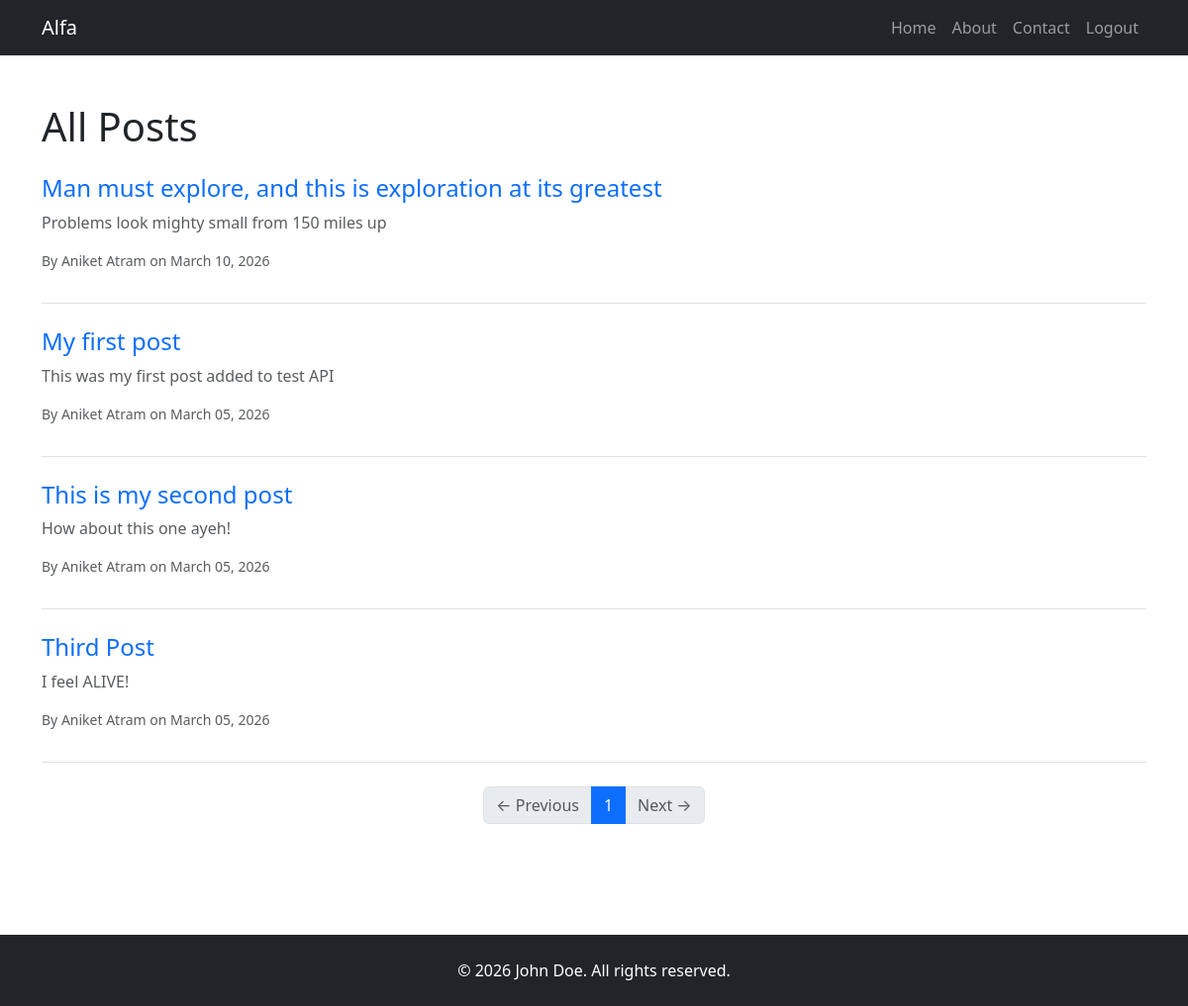
The page /all_posts (signed in) on the database its author committed.
### app/models/user.py (models this page shows, shortened)
class User(db.Model, UserMixin):
	__tablename__ = "users"
	id: Mapped[int] = mapped_column(Integer, primary_key=True)
	username: Mapped[str] = mapped_column(String(250), nullable=False, unique=True)
	email: Mapped[str] = mapped_column(String(100), nullable=False, unique=True)
	password: Mapped[str] = mapped_column(String(100), nullable=False)
	role: Mapped[str] = mapped_column(String(100), nullable=False, default="user")
	comments: Mapped[list["Comment"]] = relationship(back_populates="author", cascade="all, delete-orphan")

### app/models/post.py (models this page shows)
class Post(db.Model):
	__tablename__ = "blog_posts"
	id: Mapped[int] = mapped_column(Integer, primary_key=True)
	title: Mapped[str] = mapped_column(String(255),nullable=False)
	subtitle: Mapped[str] = mapped_column(String(255), nullable=False)
	body: Mapped[str] = mapped_column(Text, nullable=False)
	author: Mapped[str] = mapped_column(String(255), nullable=False)
	img_url: Mapped[str] = mapped_column(String(255), nullable=False)
	created_at: Mapped[datetime] = mapped_column(DateTime(timezone=True), nullable=False, server_default=func.now())
	updated_at: Mapped[datetime] = mapped_column(DateTime(timezone=True), nullable=False, server_default=func.now(), onupdate=func.now())
	comments: Mapped[list["Comment"]] = relationship(back_populates="post", cascade="all, delete-orphan", order_by="Comment.created_at.desc()")

### app/routes/posts.py (the view)
@posts_bp.route('/all_posts')
def all_posts():
    page = request.args.get('page', 1, type=int)
    posts = Post.query.order_by(Post.created_at.desc()).paginate(page=page, per_page=5)
    return render_template("all_posts.html", posts=posts)

### app/__init__.py (called while the page is built)
@login_manager.user_loader
def load_user(user_id):
    return db.get_or_404(User, user_id)

def create_app():
	app = Flask(__name__)
	app.config.from_object('config.Config')
	app.register_blueprint(posts_bp)
	app.register_blueprint(users_bp, url_prefix="/users")
	db.init_app(app)
	ckeditor.init_app(app)
	bootstrap.init_app(app)
	from app import models
	migrate.init_app(app, db)
	login_manager.init_app(app)
	login_manager.login_view = "users.login"
	login_manager.login_message_category = "danger"
	login_manager.login_message = "You must be logged in to access this page"
	@app.errorhandler(404)
	def page_not_found(e):
		return render_template("404.html"), 404
	@app.context_processor
	def inject_current_year():
		return {'current_year': datetime.utcnow().year}
	return app

### app/templates/all_posts.html (shortened to what this page needs)
{% extends "base.html" %}
{% block content %}
<h1 class="mb-4">All Posts</h1>
{% for post in posts.items %}
  <div class="post-preview mb-4 pb-3 border-bottom">
    <a href="{{ url_for('posts.view_post', post_id=post.id) }}" class="text-decoration-none">
      <h2 class="h4">{{ post.title }}</h2>
      <p class="text-muted">{{ post.subtitle }}</p>
    </a>
    <p class="text-muted small">By {{ post.author }} on {{ post.created_at.strftime('%B %d, %Y') }}</p>
  </div>
{% else %}
  <p>No posts to show.</p>
{% endfor %}
<nav aria-label="Post navigation">
  <ul class="pagination justify-content-center">
    {% if posts.has_prev %}
      <li class="page-item">
        <a class="page-link" href="{{ url_for('posts.all_posts', page=posts.prev_num) }}">← Previous</a>
      </li>
    {% else %}
      <li class="page-item disabled">
        <span class="page-link">← Previous</span>
      </li>
    {% endif %}
    {% for page_num in posts.iter_pages(left_edge=2, right_edge=2, left_current=2, right_current=2) %}
      {% if page_num %}
        {% if page_num == posts.page %}
          <li class="page-item active"><span class="page-link">{{ page_num }}</span></li>
        {% else %}
          <li class="page-item">
            <a class="page-link" href="{{ url_for('posts.all_posts', page=page_num) }}">{{ page_num }}</a>
          </li>
        {% endif %}
      {% else %}
        <li class="page-item disabled"><span class="page-link">…</span></li>
      {% endif %}
    {% endfor %}
    {% if posts.has_next %}
      <li class="page-item">
        <a class="page-link" href="{{ url_for('posts.all_posts', page=posts.next_num) }}">Next →</a>
      </li>
    {% else %}
      <li class="page-item disabled">
        <span class="page-link">Next →</span>
      </li>
    {% endif %}
  </ul>
</nav>
{% endblock %}

### app/templates/partials/header.html (shortened to what this page needs)
<nav class="navbar navbar-expand-lg navbar-dark bg-dark fixed-top">
  <div class="container">
    <a class="navbar-brand" href="{{ url_for('posts.home') }}">{{ current_user.username }}</a>
    <div class="collapse navbar-collapse" id="navbarNav">
      <ul class="navbar-nav ms-auto">
        <li class="nav-item">
          <a class="nav-link" href="{{ url_for('posts.home') }}">Home</a>
        </li>
        <li class="nav-item">
          <a class="nav-link" href="{{ url_for('posts.about') }}">About</a>
        </li>
        <li class="nav-item">
          <a class="nav-link" href="{{ url_for('posts.contact') }}">Contact</a>
        </li>
        {% if current_user.is_authenticated %}
          <li class="nav-item">
            <a class="nav-link" href="{{ url_for('users.logout') }}">Logout</a>
          </li>
        {% else %}
          <li class="nav-item">
            <a class="nav-link" href="{{ url_for('users.login') }}">Login</a>
          </li>
        {% endif %}
      </ul>
    </div>
  </div>
</nav>
<div style="height: 56px;"></div>

### rows shown on the page
User: username "Alfa"
Post: title "Man must explore, and this is exploration at its greatest", subtitle "Problems look mighty small from 150 miles up", author "Aniket Atram", created_at "March 10, 2026"
Post: title "My first post", subtitle "This was my first post added to test API", author "Aniket Atram", created_at "March 05, 2026"
Post: title "This is my second post", subtitle "How about this one ayeh!", author "Aniket Atram", created_at "March 05, 2026"
Post: title "Third Post", subtitle "I feel ALIVE!", author "Aniket Atram", created_at "March 05, 2026"

### other values the page prints
{{ page_num }} "1"
